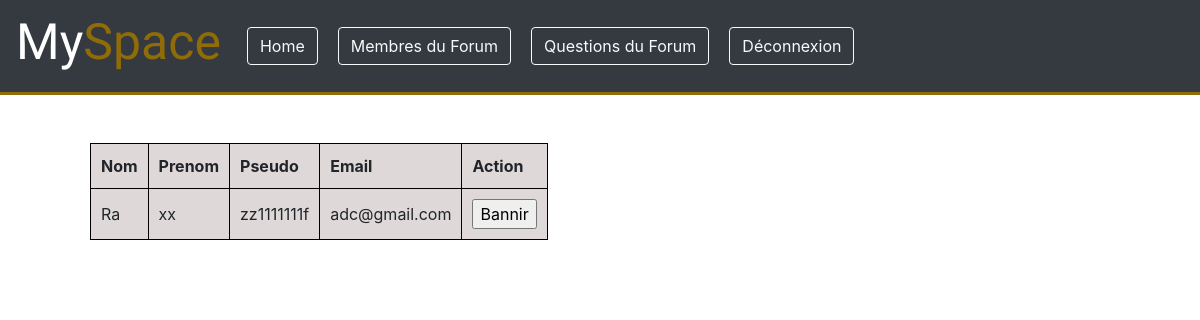
The page /admin/v/membres_signales.php (signed in) on the database its author committed.
### tables this page shows
CREATE TABLE `users` (
  `email` varchar(255) NOT NULL,
  `pseudo` varchar(255) NOT NULL,
  `nom` varchar(255) NOT NULL,
  `prenom` varchar(255) NOT NULL,
  `mdp` text NOT NULL,
  `valeur_par_defaut` int(11) NOT NULL
);

### admin/c/tous_signales.php (called while the page is built)
<?php
require('../../utilisateur/m/conbd.php');
if(isset($_SESSION['admin'])){
    $getUserSignaled = $bdd->prepare('SELECT DISTINCT users.email,users.nom,users.prenom,users.pseudo, users.valeur_par_defaut FROM signales INNER JOIN users ON  signales.user_signaled = users.email');
    $getUserSignaled->execute(array());
}
?>

### admin/v/membres_signales.php (the view, shortened to what this page needs)
<?php
require('../c/tous_signales.php');
?>
<!DOCTYPE html>
<html lang="fr">
        <head>
            <link rel="stylesheet" href="../../utilisateur/v/css/footer.css">
            <link rel="stylesheet" href="../../utilisateur/v/css/navbar.css">
            <link rel="stylesheet" href="./css/questions.css">
            <link rel="stylesheet" href="http://maxcdn.bootstrapcdn.com/font-awesome/4.2.0/css/font-awesome.min.css">
            <link rel="stylesheet" href="https://cdn.jsdelivr.net/npm/bootstrap@4.6.1/dist/css/bootstrap.min.css">
        </head>
        <body>
            <?php
                require('../../utilisateur/v/includes/navbar.php');
            ?>
            <br><br>
         <table>
                <tr>
                    <th>Nom</th>
                    <th>Prenom</th>
                    <th>Pseudo</th>
                    <th>Email</th>
                    <th>Action</th>
               </tr>
               <?php
                  if($getUserSignaled->rowCount() > 0){
                      while($signal = $getUserSignaled->fetch()){
                            ?>
                            <tr>
                               <td> <?= $signal['nom']; ?> </td>
                                <td><?= $signal['prenom']; ?></td>
                               <td> <?= $signal['pseudo']; ?></td>
                               <td> <?= $signal['email'];?></td>
                                <td>
                                    <?php
                                        if($signal['valeur_par_defaut'] == 0){
                                           ?>
                                            <form action ="" method="POST">
                                                <input class="btn-btn" type="submit" name="ban" value="Bannir">
                                            </form>
                                            <?php
                                        }
                                    ?>
                              </td>
                            </tr>
                            <?php
                        }
                    }else{
                        echo "Aucun membre n'a été signalé";
                    }
                ?>
          </table>
            <br>
        </body>
</html>

### admin/v/css/questions.css (style rules this page uses)
table { margin-left: 90px; margin-bottom: 20px; background-color: rgb(222, 216, 216); border-radius: 5px; }
th, td { border: 1px solid black; padding: 10px; }

### rows shown on the page
users: nom "Ra", prenom "xx", pseudo "zz1111111f", email "adc@gmail.com"
